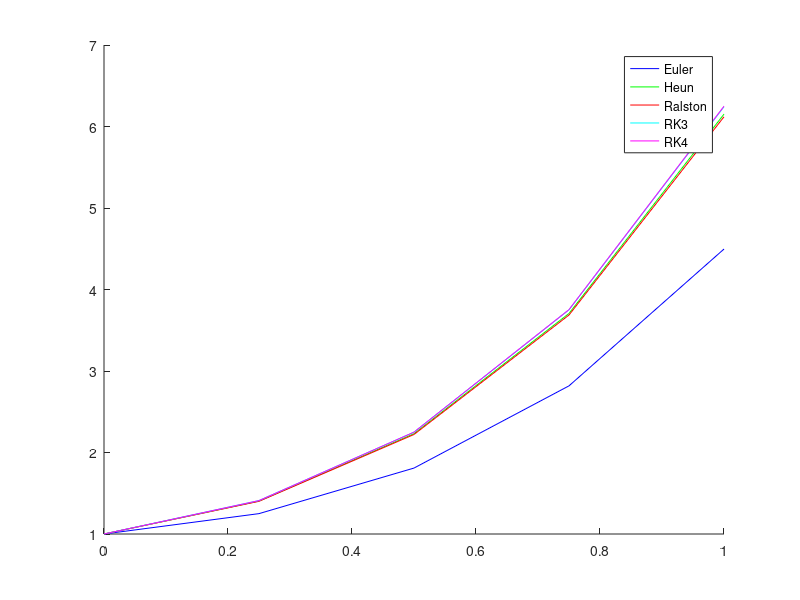

Source code (MATLAB):
x0 = 0; xf = 1; y0 = 1;
x = x0:0.25:xf;

function dydt = myode(x, y)
  dydt = (1 + 4*x)*sqrt(y);
endfunction

% Método de Euler
h = 0.25;
y_euler = zeros(1, length(x));
y_euler(1) = y0;
for i = 1:(length(x)-1)
  y_euler(i+1) = y_euler(i) + h*myode(x(i), y_euler(i));
end
disp('B) do Método de Euler:')
disp(y_euler)

% Método de Heun
y_heun = zeros(1, length(x));
y_heun(1) = y0;
for i = 1:(length(x)-1)
  k1 = h*myode(x(i), y_heun(i));
  k2 = h*myode(x(i)+h, y_heun(i)+k1);
  y_heun(i+1) = y_heun(i) + (k1+k2)/2;
end
disp('C) do Método de Heun:')
disp(y_heun)

% Método de Ralston
y_ralston = zeros(1, length(x));
y_ralston(1) = y0;
for i = 1:(length(x)-1)
  k1 = h*myode(x(i), y_ralston(i));
  k2 = h*myode(x(i)+0.75*h, y_ralston(i)+0.75*k1);
  y_ralston(i+1) = y_ralston(i) + (1/3)*k1 + (2/3)*k2;
end
disp('D) do Método de Ralston:')
disp(y_ralston)

% RK3
y_rk3 = zeros(1, length(x));
y_rk3(1) = y0;
for i = 1:(length(x)-1)
  k1 = h*myode(x(i), y_rk3(i));
  k2 = h*myode(x(i)+h/2, y_rk3(i)+k1/2);
  k3 = h*myode(x(i)+h, y_rk3(i)-k1+2*k2);
  y_rk3(i+1) = y_rk3(i) + (k1+4*k2+k3)/6;
end
disp('E.1) do Método de Runge-Kutta de 3ª ordem:')
disp(y_rk3)

% RK4
y_rk4 = zeros(1, length(x));
y_rk4(1) = y0;
for i = 1:(length(x)-1)
  k1 = h*myode(x(i), y_rk4(i));
  k2 = h*myode(x(i)+h/2, y_rk4(i)+k1/2);
  k3 = h*myode(x(i)+h/2, y_rk4(i)+k2/2);
  k4 = h*myode(x(i)+h, y_rk4(i)+k3);
  y_rk4(i+1) = y_rk4(i) + (k1+2*k2+2*k3+k4)/6;
end
disp('E.2) do Método de Runge-Kutta de 4ª ordem:')
disp(y_rk4)

% Plot
hold on
plot(x, y_euler, 'b')
plot(x, y_heun, 'g')
plot(x, y_ralston, 'r')
plot(x, y_rk3, 'c')
plot(x, y_rk4, 'm')
legend('Euler', 'Heun', 'Ralston', 'RK3', 'RK4')
hold off
